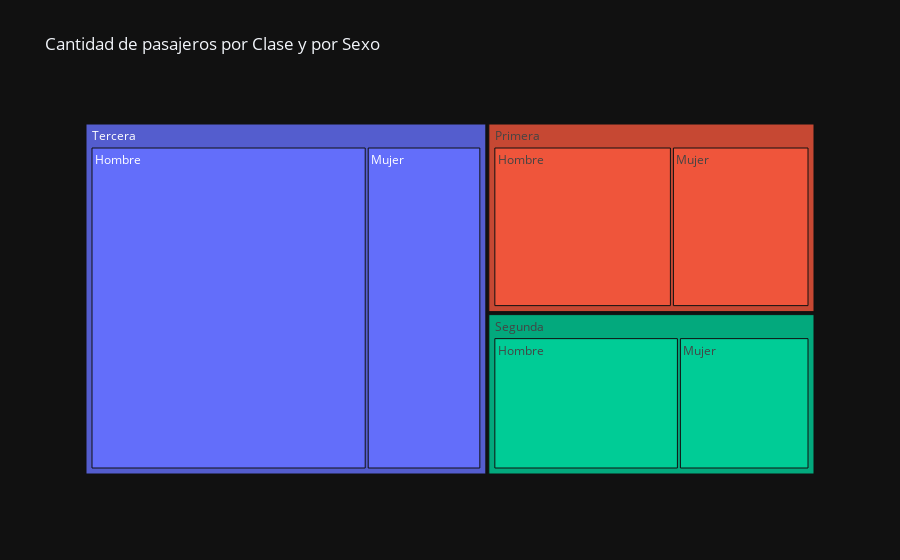

The code cell stored with this chart in its notebook:
### Code cell
# selecionamos la clase y el sexo de los pasajeros que viajaban en el barco
pasajeros_clase = df.groupby(['Clase', 'Sexo']).size().reset_index(name='Pasajeros') 

fig = px.treemap(pasajeros_clase, path=['Clase', 'Sexo'], values='Pasajeros', title='Cantidad de pasajeros por Clase y por Sexo', template="plotly_dark")
fig.show()

### Figure 1 — Plotly figure (JSON) as saved in the notebook; plotly's stock layout.template omitted (floating-point values rounded to 4 significant figures)
{"data": [{"branchvalues": "total", "domain": {"x": [0, 1], "y": [0, 1]}, "hovertemplate": "labels=%{label}<br>Pasajeros=%{value}<br>parent=%{parent}<br>id=%{id}<extra></extra>", "ids": ["Primera/Hombre", "Segunda/Hombre", "Tercera/Hombre", "Primera/Mujer", "Segunda/Mujer", "Tercera/Mujer", "Primera", "Segunda", "Tercera"], "labels": ["Hombre", "Hombre", "Hombre", "Mujer", "Mujer", "Mujer", "Primera", "Segunda", "Tercera"], "name": "", "parents": ["Primera", "Segunda", "Tercera", "Primera", "Segunda", "Tercera", "", "", ""], "type": "treemap", "values": [122, 108, 347, 94, 76, 144, 216, 184, 491]}], "layout": {"legend": {"tracegroupgap": 0}, "title": {"text": "Cantidad de pasajeros por Clase y por Sexo"}}}
